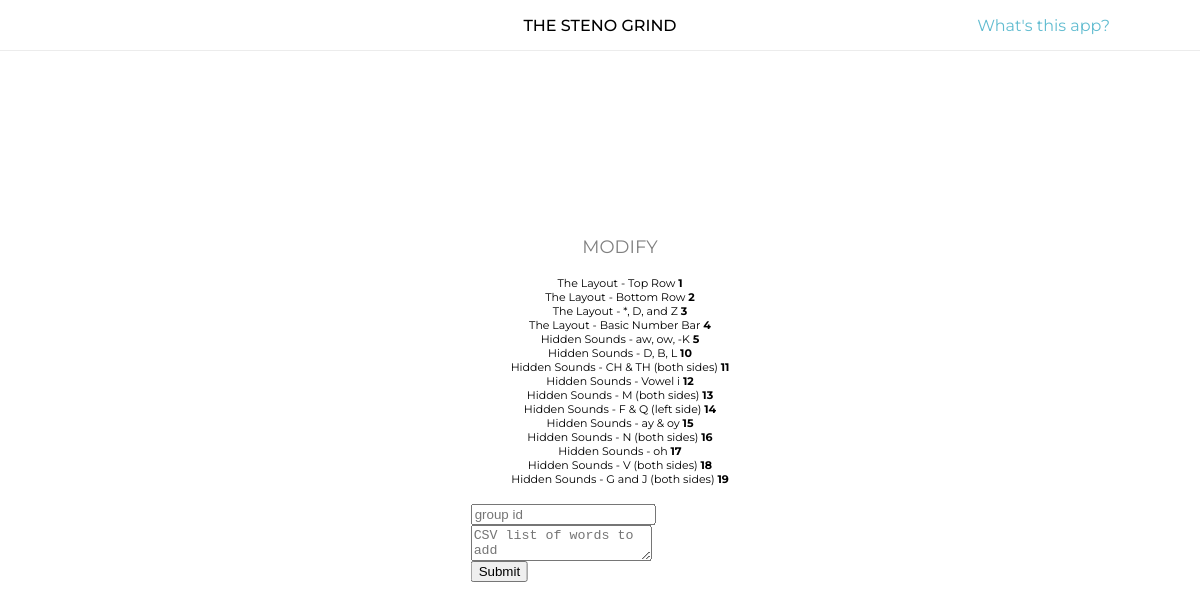
The app's page /modify/ (signed in), older data.
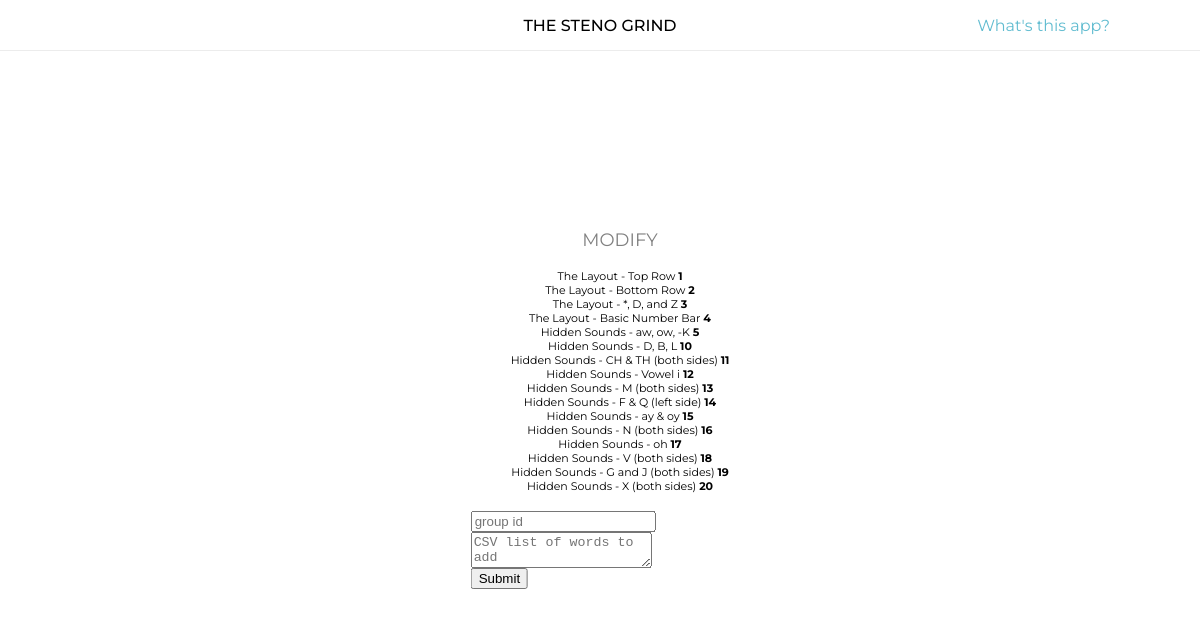
The same page, newer data.
### api/models.py (models this page shows, shortened)
class Levels(models.Model):
    name = models.CharField(max_length=100, blank=False, default="unnamed group")

### frontend/views.py (the view)
# urls.py: path('modify/', views.modify, name='modify'),
def modify(request):
    if request.user.is_authenticated:
        if request.method == 'POST':
            G_ID = request.POST.get('num')
            G_CSV = request.POST.get('csv')
            G_CSV = G_CSV.split(',')
            for item in G_CSV:
                new_word = Word(parent_level_id=int(G_ID), translation=item.strip())
                new_word.save()
            return redirect('/')
        else:
            default_groups = Levels.objects.all()
            context2 = {}
            for level in default_groups:
                context2[level.name] = level.id
            return render(request, 'frontend/modadd.html', {'groups': context2})
    else:
        return render(request, 'frontend/modify.html')

### frontend/templates/frontend/modadd.html (shortened to what this page needs)
{% extends "frontend/base.html" %}
{% block css %}
    {% load static %}
    <link rel="stylesheet" type="text/css" href="{% static 'frontend/base.css' %}">
{% endblock %}
{% block body %}
    <div style="font-size: 18px; text-align: center; width: auto; max-width: 1500px; height: auto; position: absolute; top: 50%; left: 50%; transform: translate(-50%, -50%);">
        <ul style="max-width: 35vw;">
            <p style="color: grey; text-align: center;">MODIFY</p>
            {% for key, value in groups.items %}
                <li style="font-size: 11px; list-style: none;">{{key}} <b>{{value}}</b></li>
            {% endfor %}
        </ul>
        <form action="/apps/the-steno-grind/modify/" method="POST">
            <input name="num" placeholder="group id" class="LI">
            <textarea name="csv" placeholder="CSV list of words to add" class="LI"></textarea>
            <input type="submit" class="LI">
        </form>
    </div>
{% endblock %}

Row changes from the older to the newer data that the page shows:
added Levels: groups "Hidden Sounds - X (both sides)"
Text that changed along with them:
new list line: "20"
